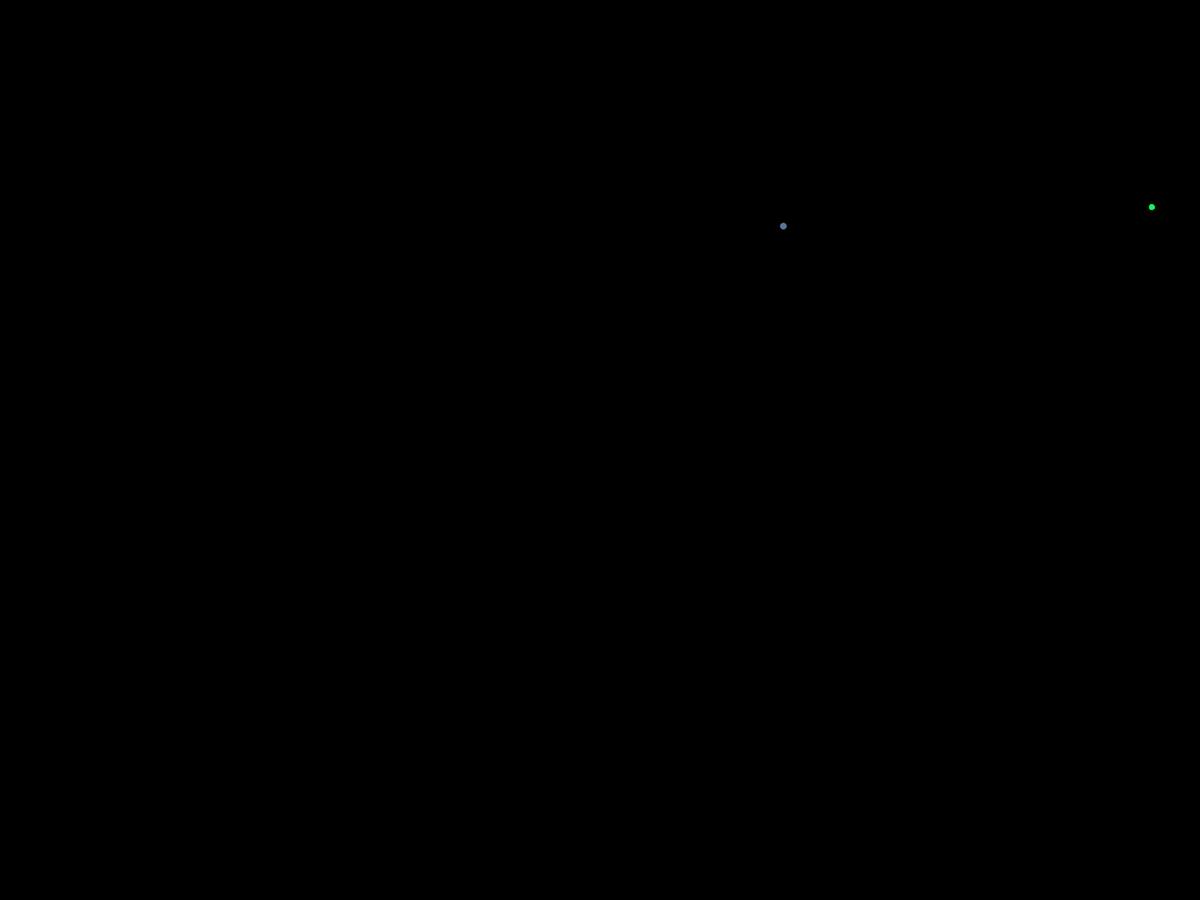
Frame 1 (no input)
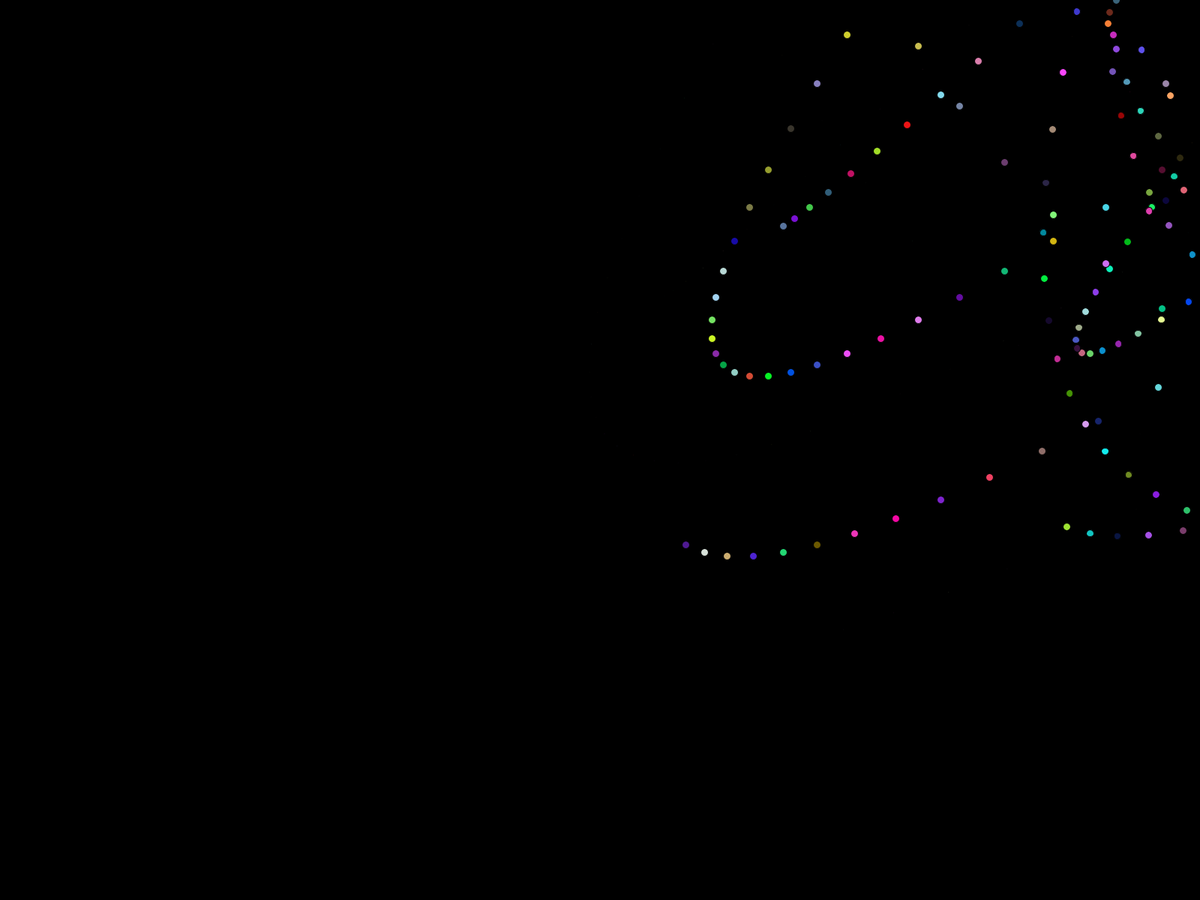
Frame 60 (the mouse pressed at the canvas centre just before this capture)
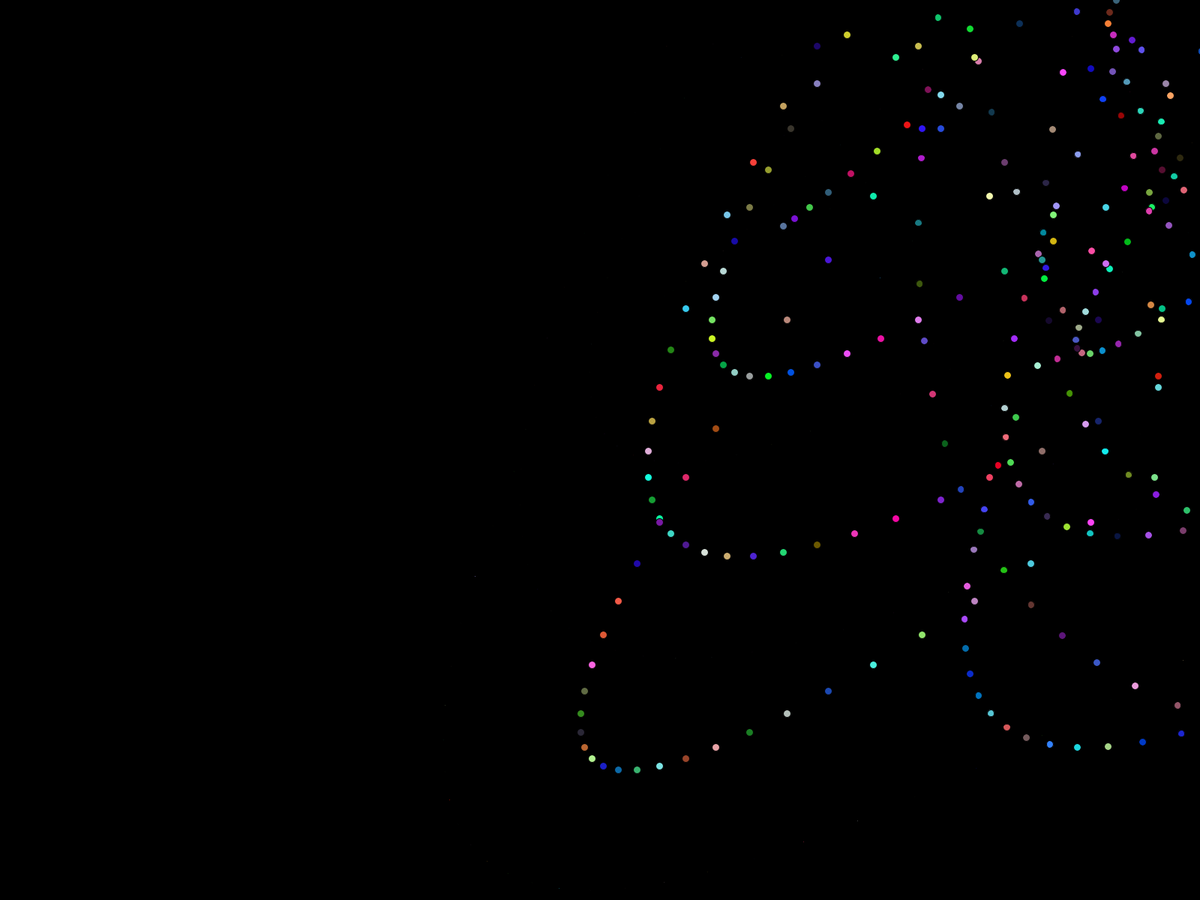
Frame 120 (the mouse held since frame 60 and released just before this capture)

The Processing sketch that drew these frames (run headless with seeded random() and noise(); from frame 60 on, the mouse is pressed at the canvas centre):

// Processing sketch: Random_Drawing
// ── Random_Drawing.pde
Bullet blt;
Bullet rana;
Bullet shailen;

void setup()
{

  //size(1000, 700);
  fullScreen();
  background(0);

  blt = new Bullet();
  rana = new Bullet(random(width), random(height), random(6, 15), random(6, 15), random(1, 20));
  shailen = new Bullet(random(width), random(height), random(6, 15), random(6, 15), random(1, 20));
}

void draw()
{
  delay(10);

  blt.update();
  rana.update();
  shailen.update();
}
// ── Bullet.pde
class Bullet
{

  float posX;
  float posY;

  float velX;
  float velY;

  float size;

  Bullet()
  {

    posX = random(width);
    posY = random(height);

    velX = 10;
    velY = 10;

    size = 10;
    
  }

  Bullet(float x, float y, float vX, float vY, float s)
  {
    
    posX = x;
    posY = y;
    velX = vX;
    velY = vY;
    size = s;
    
  }

  void display()
  {
    fill(random(255),random(255),random(255));
    ellipse(posX, posY, size, size);
  }

  void move()
  {

    posX+=velX;
    posY-=velY;
    
    velX+=5;
    velY+=5;
  }
  
  void checkBoundaries()
  {
  
     if(posX < 0)
    {velX = velX*-1;}
    
    if(posX > width)
    {velX = velX*-1;}
    
    if(posY < 0)
    {velY = velY*-1;}
    
    if(posY > height)
    {posY = random(height);}
    
  }

void gravity()
{
  posY += 5;
}

  void update()
  {
    move();
    display();
    checkBoundaries();
    gravity();
  }
}
